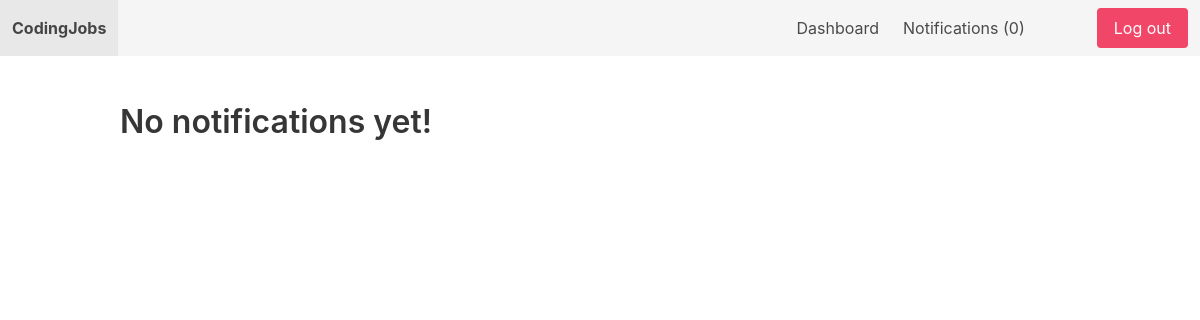
The page /notifications/ (signed in) on the database as committed earlier.
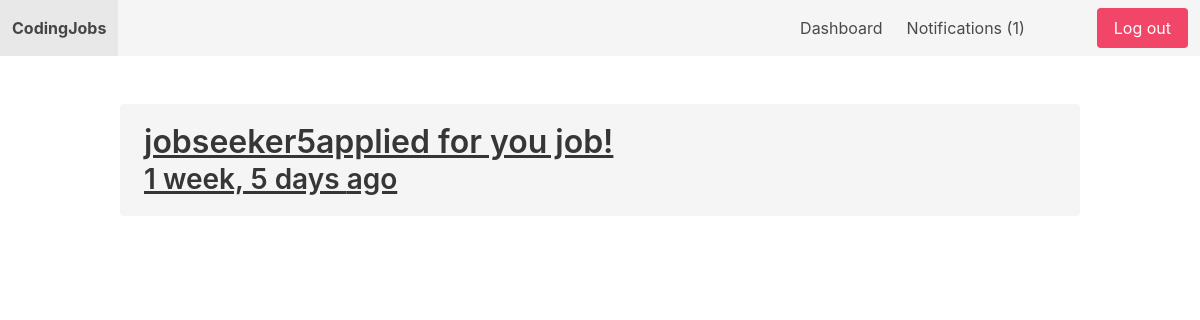
The same page on the database as committed later.
### apps/notification/models.py (models this page shows)
class Notification(models.Model):
    MESSAGE = 'message'
    APPLICATION = 'application'
    CHOICES = (
        (MESSAGE, 'Message'),
        (APPLICATION, 'Application')
    )
    to_user = models.ForeignKey(User, related_name='notifications', on_delete=models.CASCADE)
    notification_type = models.CharField(max_length=20, choices=CHOICES)
    is_read = models.BooleanField(default=False)
    extra_id = models.IntegerField(null=True, blank=True)
    created_at = models.DateTimeField(auto_now_add=True)
    created_by =  models.ForeignKey(User, related_name='creatednotifications', on_delete=models.CASCADE)
    class Meta:
        ordering = ['-created_at']

### apps/notification/views.py (the view, shortened to what this page needs)
# urls.py: path('', notifications, name='notifications'),
@login_required
def notifications(request):
    goto = request.GET.get('goto', '')
    notification_id = request.GET.get('notification', 0)
    extra_id = request.GET.get('extra_id', 0)
    return render(request, 'notification/notifications.html')

### apps/notification/context_processors.py (called while the page is built)
def notifications(request):
    if request.user.is_authenticated:
        return {'notifications': request.user.notifications.filter(is_read=False)}
    else:
        return {'notifications': []}

### apps/notification/templates/notification/notifications.html
{% extends "coreapp/base.html" %}
{% block content %}
<div class="container">
    <h1 class="title">{{ job.short_description }}</p>
        {% if not notifications %}
            No notifications yet!
        {% endif %}
    {% for notification in notifications %}
        <div class="notification">
            <p>
                {% if notification.notification_type == 'message' %}
                    <a href="{% url 'notifications' %}?goto=viewapplication&notification={{ notification.id }}&extra_id={{notification.extra_id}}">
                        <strong>{{ notification.created_by.username }}</strong> Sent you a message <br>
                        <small> {{ notification.created_at|timesince }} ago</small>
                    </a>
                {% elif notification.notification_type == 'application' %}
                <a href="{% url 'notifications' %}?goto=viewapplication&notification={{notification.id}}&extra_id={{notification.extra_id}}">
                    <strong>{{ notification.created_by.username }}</strong>applied for you job!<br>
                    <small> {{ notification.created_at|timesince }} ago</small>
                </a>
                {% endif %}
            </p>
        </div>
{% endfor %}
    </div>
{% endblock %}

Rows that differ between the two databases and show on the page:
added Notification: created_by.username "jobseeker5", created_at "1 week, 5 days"
Other text that changed with them:
{{ notifications.count }}: "0" → "1"
text no longer shown: "No notifications yet!"
